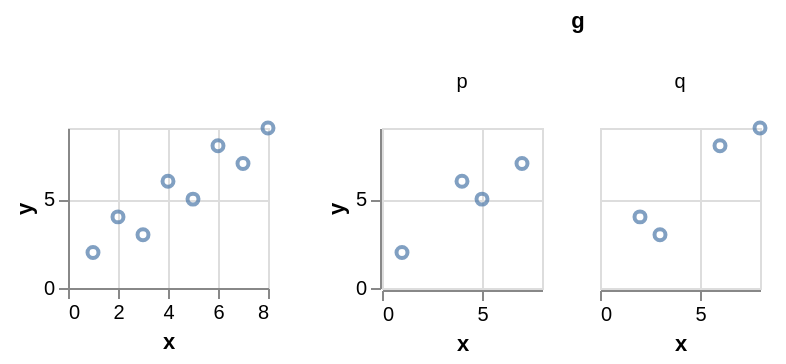

Here is the Vega-Lite specification saved for this chart:
### Vega-Lite specification from a JSON file in a GitHub repository (floating-point values rounded to 4 significant figures)
{"$schema": "https://vega.github.io/schema/vega-lite/v6.json", "padding": 5, "autosize": "pad", "data": {"name": "table", "values": [{"c": "A", "g": "p", "x": 1, "y": 2, "v": 5, "t": "2024-01-15", "o": {"v": 3}, "IMDB Rating": 6.1, "d": "x1"}, {"c": "B", "g": "q", "x": 2, "y": 4, "v": 9, "t": "2024-02-20", "o": {"v": 7}, "IMDB Rating": 7.4, "d": "x2"}, {"c": "A", "g": "q", "x": 3, "y": 3, "v": 2, "t": "2024-03-05", "o": {"v": 1}, "IMDB Rating": 5.2, "d": "x1"}, {"c": "C", "g": "p", "x": 4, "y": 6, "v": 7, "t": "2024-05-30", "o": {"v": 4}, "IMDB Rating": 8.8, "d": "x3"}, {"c": "B", "g": "p", "x": 5, "y": 5, "v": 4, "t": "2024-07-11", "o": {"v": 9}, "IMDB Rating": 6.9, "d": "x2"}, {"c": "C", "g": "q", "x": 6, "y": 8, "v": 6, "t": "2024-09-02", "o": {"v": 2}, "IMDB Rating": 7.7, "d": "x3"}, {"c": "A", "g": "p", "x": 7, "y": 7, "v": 8, "t": "2024-11-25", "o": {"v": 5}, "IMDB Rating": 4.4, "d": "x1"}, {"c": "B", "g": "q", "x": 8, "y": 9, "v": 3, "t": "2024-12-31", "o": {"v": 8}, "IMDB Rating": 9.1, "d": "x2"}]}, "hconcat": [{"mark": "point", "width": 100, "height": 80, "encoding": {"x": {"field": "x", "type": "quantitative"}, "y": {"field": "y", "type": "quantitative"}}}, {"facet": {"column": {"field": "g", "type": "nominal"}}, "spec": {"mark": "point", "width": 80, "height": 80, "encoding": {"x": {"field": "x", "type": "quantitative"}, "y": {"field": "y", "type": "quantitative"}}}}]}
